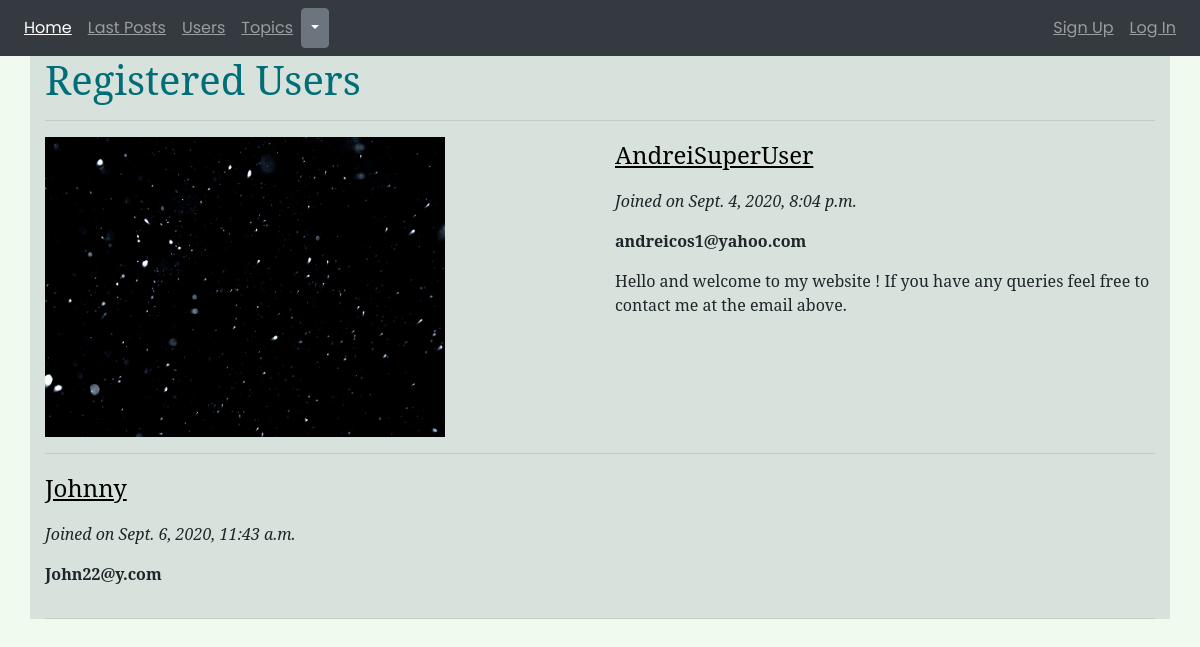
/users/, run on the app's committed database.
### users/models.py (models this page shows, shortened)
class User(Default_user):
    def __str__(self):
        return self.username

class Profile(models.Model):
    this_user = models.OneToOneField(User, on_delete=models.CASCADE, null = True)
    bio = models.TextField(max_length=500, blank=True)
    location = models.CharField(max_length=30, blank=True)
    birth_date = models.DateField(null=True, blank=True)
    image = models.ImageField(null=True, blank=True, upload_to = settings.MEDIA_ROOT)
    date_joined = models.DateTimeField(auto_now=True)

### users/views.py (the view)
# urls.py: path('', views.UserList.as_view(), name ='users_list'),
class UserList(generic.ListView):
    model = User
    template_name = 'users/list_of_users.html'
    def get_context_data(self, **kwargs):
        context = super(UserList, self).get_context_data(**kwargs)
        context.update({'superusers':superusers})
        return context

### blogsite/context_processors.py (called while the page is built)
def display_topics(request):
    topics = Topic.objects.all()
    return {'topics':topics}

### topics/models.py (called while the page is built)
    def __str__(self):
        return self.name

### users/templates/users/list_of_users.html
{% extends 'users/users_base.html' %}
{% block users_content %}
  <div class="container user_info">
    <h1>Registered Users</h1>
    <hr>
    {% for user in user_list %}
      <div class="row">
      {% if user.profile.image %}
      <div class="col">
    <img src="{{user.profile.image.url}}" alt="Error displaying image"
      height=300px width=400px>
    </div>
    {% endif %}
    <div class="col">
    <a class="username" href="{% url 'users:profile' user.pk %}">
      {{user.username|linebreaks}}</a>
      <p><i>Joined on {{user.date_joined}}</i></p>
      <p><strong>{{user.email}}</strong></p>
      <p>{{user.profile.bio}}</p>
    </div>
  </div>
  <hr>
  {% endfor %}
  </div>
{% endblock %}

### static/css/master.css (style rules this page uses)
h1 { color:#006d77; }
a { color:black; text-decoration: underline; }
body { font-family: 'Noto Serif', serif; background-color: #f1faee; }
.user_info { background-color: #d8e2dc; }
.username { font-size: 1.5em; }

### data on the page
User: profile.image (picture), username "AndreiSuperUser", date_joined "Sept. 4, 2020, 8:04 p.m.", email "andreicos1@yahoo.com", profile.bio "Hello and welcome to my website ! If you have any queries feel free to contact me at the email above."
User: username "Johnny", date_joined "Sept. 6, 2020, 11:43 a.m.", email "John22@y.com"
